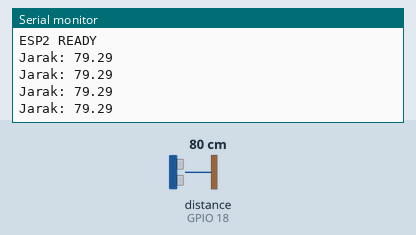
This sketch was run on a simulated ESP32. Parts: the last lines printed to the serial monitor. Wiring (inferred from the names in the program): ultrasonic range finder: trigger GPIO 5; echo GPIO 18. The inputs (shaded band) are chosen by the test bench; at power-on: distance to the obstacle (sensor on GPIO 18) 80 cm. The echo pulse lasts 58.3 µs per cm; WiFi joins after 1.5 s; servers stay silent unless stated.

Above: at 2.7 s.
2.8 s: distance to the obstacle (sensor on GPIO 18) set to 2 cm
At 3.23 s:
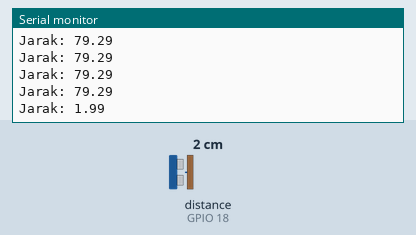
4.3 s: distance to the obstacle (sensor on GPIO 18) set to 35 cm
At 4.94 s:
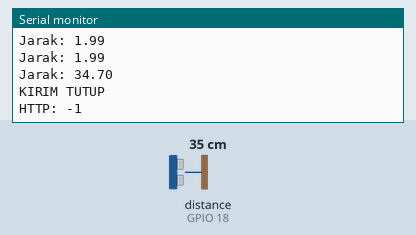
Timing chart, 0 to 7.3 s (numbered marks = the images above; inputs shaded):
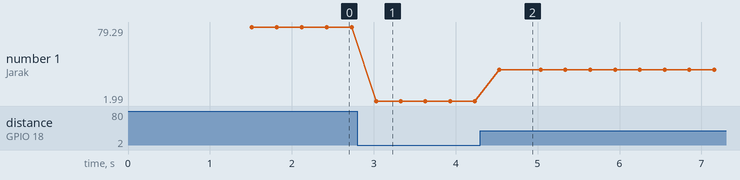

The sketch:

esp_2_ultra.ino
```cpp
#include <WiFi.h>
#include <HTTPClient.h>

const char* ssid = "tes";
const char* password = "12345678";

// ⚠️ GANTI INI DENGAN IP ESP1
String esp1 = "http://192.168.1.25/tutup";

#define TRIG 5
#define ECHO 18

bool aktif = false;

void setup() {

  Serial.begin(115200);

  pinMode(TRIG,OUTPUT);
  pinMode(ECHO,INPUT);

  WiFi.begin(ssid,password);

  while(WiFi.status()!=WL_CONNECTED){
    delay(500);
    Serial.print(".");
  }

  Serial.println("\nESP2 READY");
}

float jarak(){

  digitalWrite(TRIG,LOW);
  delayMicroseconds(2);

  digitalWrite(TRIG,HIGH);
  delayMicroseconds(10);

  digitalWrite(TRIG,LOW);

  long d = pulseIn(ECHO,HIGH,30000);

  if(d==0) return 999;

  return d*0.034/2;
}

void loop() {

  float j = jarak();

  Serial.print("Jarak: ");
  Serial.println(j);

  // mobil masuk
  if(j < 20){
    aktif = true;
  }

  // mobil sudah lewat → tutup
  if(aktif && j > 20){

    Serial.println("KIRIM TUTUP");

    if(WiFi.status()==WL_CONNECTED){

      HTTPClient http;
      http.begin(esp1);

      int code = http.GET();

      Serial.print("HTTP: ");
      Serial.println(code);

      http.end();
    }

    aktif = false;
  }

  delay(300);
}
```

Measured:
- after the input at 2.8 s, the serial monitor: prints a new line after 0.23 s (image 1)
- after the input at 4.3 s, the serial monitor: prints a new line after 0.23 s (image 2)
- plotted number 1: 79.29 → 1.99 after the input at 2.8 s, 1.99 → 34.7 after the input at 4.3 s
